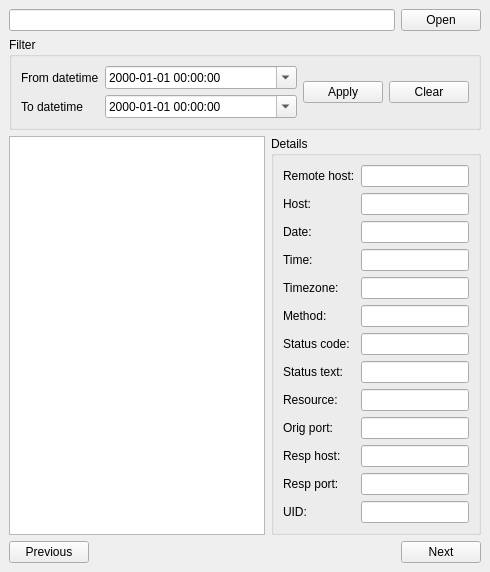
<?xml version="1.0" encoding="UTF-8"?>
<ui version="4.0">
 <class>MainWindow</class>
 <widget class="QMainWindow" name="MainWindow">
  <property name="windowTitle">
   <string>Log browser</string>
  </property>
  <widget class="QWidget" name="centralwidget">
   <layout class="QVBoxLayout" name="mainLayout">
    <item>
     <layout class="QHBoxLayout" name="fileLayout">
      <item>
       <widget class="QLineEdit" name="filePathLine"/>
      </item>
      <item>
       <widget class="QPushButton" name="openButton">
        <property name="text">
         <string>Open</string>
        </property>
       </widget>
      </item>
     </layout>
    </item>
    <item>
     <widget class="QGroupBox" name="filterGroup">
      <property name="title">
       <string>Filter</string>
      </property>
      <layout class="QGridLayout" name="filterLayout">
       <item row="0" column="0">
        <widget class="QLabel" name="fromDateTimeLabel">
         <property name="text">
          <string>From datetime</string>
         </property>
        </widget>
       </item>
       <item row="0" column="1" colspan="3">
        <widget class="QDateTimeEdit" name="fromDateTimeEdit">
         <property name="displayFormat">
          <string>yyyy-MM-dd HH:mm:ss</string>
         </property>
         <property name="calendarPopup">
          <bool>true</bool>
         </property>
        </widget>
       </item>
       <item row="1" column="0">
        <widget class="QLabel" name="toDateTimeLabel">
         <property name="text">
          <string>To datetime</string>
         </property>
        </widget>
       </item>
       <item row="1" column="1" colspan="3">
        <widget class="QDateTimeEdit" name="toDateTimeEdit">
         <property name="displayFormat">
          <string>yyyy-MM-dd HH:mm:ss</string>
         </property>
         <property name="calendarPopup">
          <bool>true</bool>
         </property>
        </widget>
       </item>
       <item row="0" column="4" rowspan="2">
        <widget class="QPushButton" name="applyButton">
         <property name="text">
          <string>Apply</string>
         </property>
        </widget>
       </item>
       <item row="0" column="5" rowspan="2">
        <widget class="QPushButton" name="clearButton">
         <property name="text">
          <string>Clear</string>
         </property>
        </widget>
       </item>
      </layout>
     </widget>
    </item>
    <item>
     <layout class="QHBoxLayout" name="contentLayout">
      <item>
       <widget class="QListWidget" name="logList"/>
      </item>
      <item>
       <widget class="QGroupBox" name="detailsGroup">
        <property name="title">
         <string>Details</string>
        </property>
        <layout class="QFormLayout" name="detailsLayout">
         <item row="0" column="0">
          <widget class="QLabel" name="remoteHostLabel">
           <property name="text">
            <string>Remote host:</string>
           </property>
          </widget>
         </item>
         <item row="0" column="1">
          <widget class="QLineEdit" name="remoteHostEdit">
           <property name="readOnly">
            <bool>true</bool>
           </property>
          </widget>
         </item>
         <item row="1" column="0">
          <widget class="QLabel" name="hostLabel">
           <property name="text">
            <string>Host:</string>
           </property>
          </widget>
         </item>
         <item row="1" column="1">
          <widget class="QLineEdit" name="hostEdit">
           <property name="readOnly">
            <bool>true</bool>
           </property>
          </widget>
         </item>
         <item row="2" column="0">
          <widget class="QLabel" name="dateLabel">
           <property name="text">
            <string>Date:</string>
           </property>
          </widget>
         </item>
         <item row="2" column="1">
          <widget class="QLineEdit" name="dateEdit">
           <property name="readOnly">
            <bool>true</bool>
           </property>
          </widget>
         </item>
         <item row="3" column="0">
          <widget class="QLabel" name="timeLabel">
           <property name="text">
            <string>Time:</string>
           </property>
          </widget>
         </item>
         <item row="3" column="1">
          <widget class="QLineEdit" name="timeEdit">
           <property name="readOnly">
            <bool>true</bool>
           </property>
          </widget>
         </item>
         <item row="4" column="0">
          <widget class="QLabel" name="timezoneLabel">
           <property name="text">
            <string>Timezone:</string>
           </property>
          </widget>
         </item>
         <item row="4" column="1">
          <widget class="QLineEdit" name="timezoneEdit">
           <property name="readOnly">
            <bool>true</bool>
           </property>
          </widget>
         </item>
         <item row="5" column="0">
          <widget class="QLabel" name="methodLabel">
           <property name="text">
            <string>Method:</string>
           </property>
          </widget>
         </item>
         <item row="5" column="1">
          <widget class="QLineEdit" name="methodEdit">
           <property name="readOnly">
            <bool>true</bool>
           </property>
          </widget>
         </item>
         <item row="6" column="0">
          <widget class="QLabel" name="statusCodeLabel">
           <property name="text">
            <string>Status code:</string>
           </property>
          </widget>
         </item>
         <item row="6" column="1">
          <widget class="QLineEdit" name="statusCodeEdit">
           <property name="readOnly">
            <bool>true</bool>
           </property>
          </widget>
         </item>
         <item row="7" column="0">
          <widget class="QLabel" name="statusTextLabel">
           <property name="text">
            <string>Status text:</string>
           </property>
          </widget>
         </item>
         <item row="7" column="1">
          <widget class="QLineEdit" name="statusTextEdit">
           <property name="readOnly">
            <bool>true</bool>
           </property>
          </widget>
         </item>
         <item row="8" column="0">
          <widget class="QLabel" name="resourceLabel">
           <property name="text">
            <string>Resource:</string>
           </property>
          </widget>
         </item>
         <item row="8" column="1">
          <widget class="QLineEdit" name="resourceEdit">
           <property name="readOnly">
            <bool>true</bool>
           </property>
          </widget>
         </item>
         <item row="9" column="0">
          <widget class="QLabel" name="origPortLabel">
           <property name="text">
            <string>Orig port:</string>
           </property>
          </widget>
         </item>
         <item row="9" column="1">
          <widget class="QLineEdit" name="origPortEdit">
           <property name="readOnly">
            <bool>true</bool>
           </property>
          </widget>
         </item>
         <item row="10" column="0">
          <widget class="QLabel" name="respHostLabel">
           <property name="text">
            <string>Resp host:</string>
           </property>
          </widget>
         </item>
         <item row="10" column="1">
          <widget class="QLineEdit" name="respHostEdit">
           <property name="readOnly">
            <bool>true</bool>
           </property>
          </widget>
         </item>
         <item row="11" column="0">
          <widget class="QLabel" name="respPortLabel">
           <property name="text">
            <string>Resp port:</string>
           </property>
          </widget>
         </item>
         <item row="11" column="1">
          <widget class="QLineEdit" name="respPortEdit">
           <property name="readOnly">
            <bool>true</bool>
           </property>
          </widget>
         </item>
         <item row="12" column="0">
          <widget class="QLabel" name="uidLabel">
           <property name="text">
            <string>UID:</string>
           </property>
          </widget>
         </item>
         <item row="12" column="1">
          <widget class="QLineEdit" name="uidEdit">
           <property name="readOnly">
            <bool>true</bool>
           </property>
          </widget>
         </item>
        </layout>
       </widget>
      </item>
     </layout>
    </item>
    <item>
     <layout class="QHBoxLayout" name="navLayout">
      <item>
       <widget class="QPushButton" name="prevButton">
        <property name="text">
         <string>Previous</string>
        </property>
       </widget>
      </item>
      <item>
       <spacer name="navSpacer">
        <property name="orientation">
         <enum>Qt::Horizontal</enum>
        </property>
        <property name="sizeHint" stdset="0">
         <size>
          <width>40</width>
          <height>20</height>
         </size>
        </property>
       </spacer>
      </item>
      <item>
       <widget class="QPushButton" name="nextButton">
        <property name="text">
         <string>Next</string>
        </property>
       </widget>
      </item>
     </layout>
    </item>
   </layout>
  </widget>
 </widget>
 <resources/>
 <connections/>
</ui>
